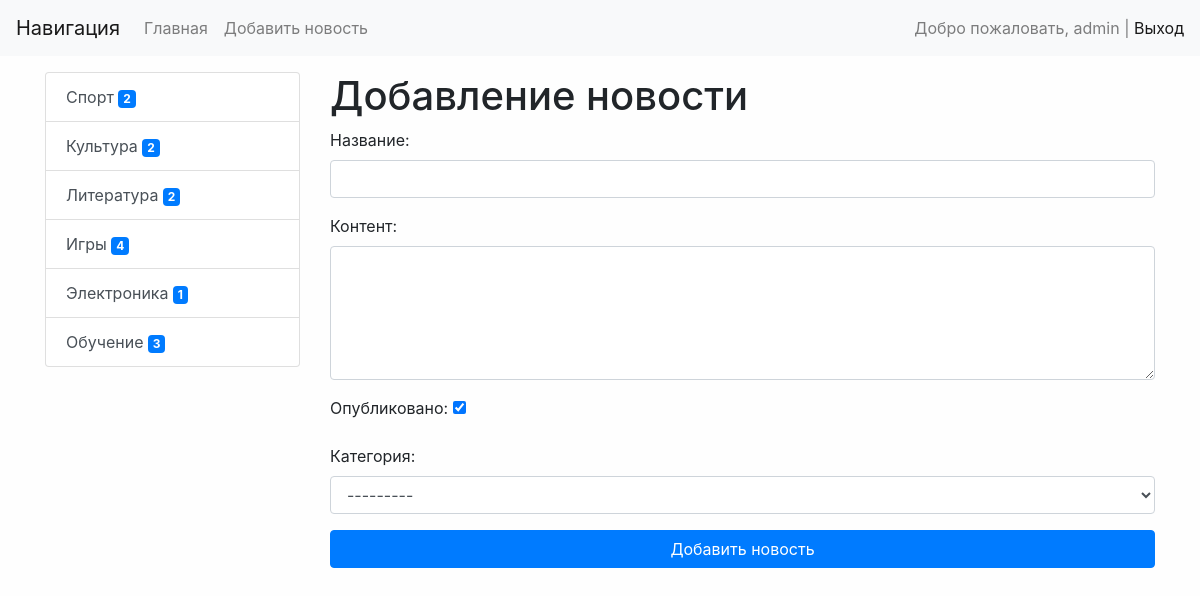
The page /news/add_news/ (signed in) on the database its author committed.
### news/models.py (models this page shows)
class Category(models.Model):
    title = models.CharField(max_length=150, db_index=True, verbose_name='Категория')
    objects = models.Manager()
    def get_absolute_url(self):
        return reverse('category', kwargs={"category_id": self.pk})
    def __str__(self):
        return self.title
    class Meta:
        verbose_name = 'Категория'
        verbose_name_plural = 'Категории'
        ordering = ['title']

### news/views.py (the view)
# urls.py: path('news/add_news/', CreateNews.as_view(), name='add_news' ),
class CreateNews(LoginRequiredMixin, CreateView):
    form_class = NewsForm
    template_name = 'news/add_news.html'
    login_url = '/admin/'

### news/forms.py (shortened to what this page needs)
class NewsForm(forms.ModelForm):
    class Meta:
        model = News
        fields = ['title', 'content', 'is_published', 'category']
        widgets = {
            'title': forms.TextInput(attrs={"class": "form-control"}),
            'content': forms.Textarea(attrs={"class": "form-control", "rows": 5}),
            'category': forms.Select(attrs={"class": "form-control"}),
        }

### news/templatetags/news_tags.py (called while the page is built)
@register.inclusion_tag('news/list_categories.html')
def show_categories():
    categories = Category.objects.annotate(cnt=Count('news', filter=F('news__is_published'))).filter(cnt__gt=0)
    return {"categories": categories}

### news/templates/news/add_news.html (shortened to what this page needs)
{% extends 'base.html' %}
{% block sidebar %}
{% include 'inc/_sidebar.html' %}
{% endblock %}
{% block content %}
<h1>Добавление новости</h1>
<form action="{% url 'add_news' %}" method="post">
    {{ form.as_p }}
    <button type="submit" class="btn btn-primary btn-block">Добавить новость</button>
</form>
{% endblock %}

### templates/inc/_nav.html (shortened to what this page needs)
<nav class="navbar navbar-expand-lg navbar-light bg-light">
    <a class="navbar-brand" href="/">Навигация</a>
    <div class="collapse navbar-collapse" id="navbarSupportedContent">
        <ul class="navbar-nav mr-auto">
            <li class="nav-item"><a class="nav-link" href="{% url 'home' %}">Главная</a></li>
            {% if request.user.is_authenticated %}
            <li class="nav-item"><a class="nav-link" href="{% url 'add_news' %}">Добавить новость</a></li>
            {% endif %}
        </ul>
        <span class="navbar-text">
            {% if request.user.is_authenticated %}
            Добро пожаловать, {{ user.username }} | <a href="{% url 'logout' %}">Выход</a>
            {% else %}
             <a href="{% url 'register' %}">Регистрация</a> | <a href="{% url 'login' %}">Вход</a>
            {% endif %}
        </span>
    </div>
</nav>

### news/templates/news/list_categories.html
<div class="list-group">
    {% for item in categories %}
    <a href="{{ item.get_absolute_url }}" class="list-group-item list-group-item-action">{{ item.title }} <span
            class="badge badge-primary badge-pull">{{ item.cnt }}</span></a>
    {% endfor %}
</div>

### mysite/static/css/style.css (style rules this page uses)
body { background-color: #fefefe; }

### rows shown on the page
Category: title "Спорт", cnt "2"
Category: title "Культура", cnt "2"
Category: title "Литература", cnt "2"
Category: title "Игры", cnt "4"
Category: title "Электроника", cnt "1"
Category: title "Обучение", cnt "3"

### other values the page prints
{{ user.username }} "admin"
